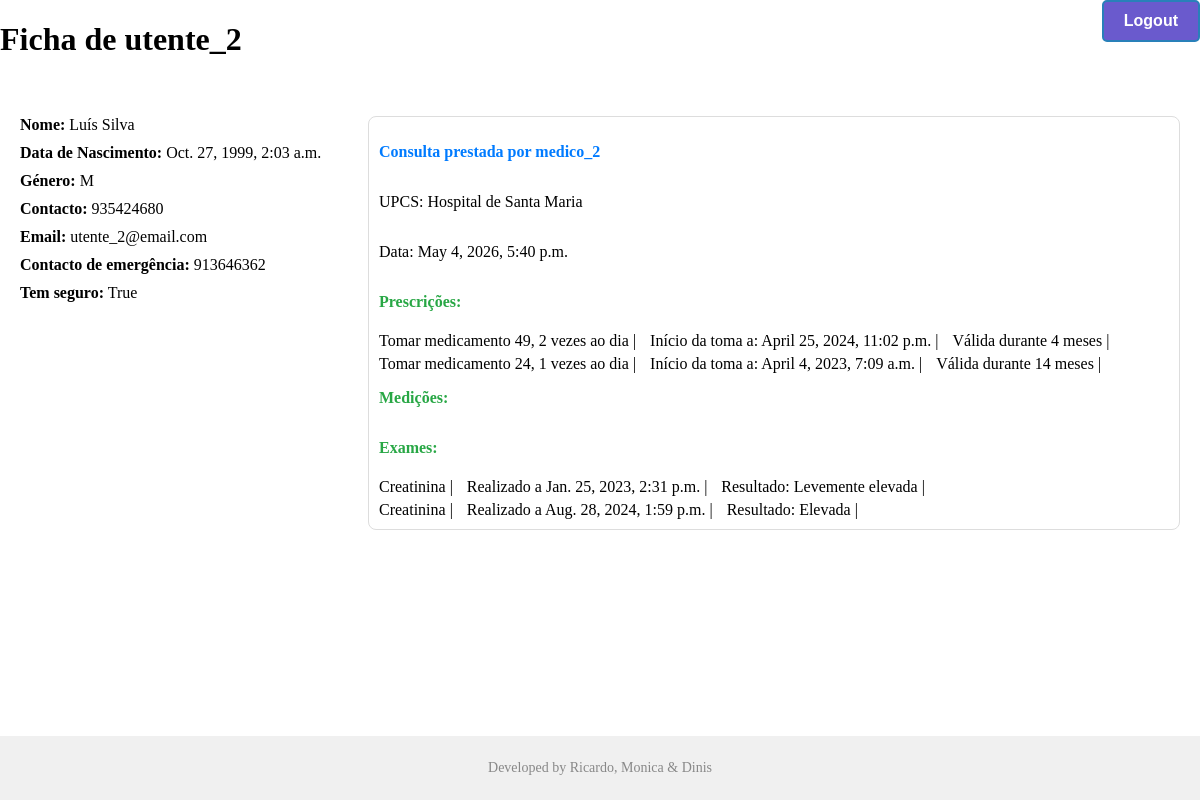
/hospital/utente/2/ (signed in), run on the app's committed database.
### hospital/models.py (models this page shows, shortened)
class Consulta(models.Model):
    utente = models.ForeignKey(Utente, on_delete=models.CASCADE)
    medico = models.ForeignKey(Medico, on_delete=models.CASCADE)
    unidade_saude = models.CharField(max_length=200, default="")
    data = models.DateTimeField(null=True)
    medicoes = models.ManyToManyField(Medicoes)
    prescricoes = models.ManyToManyField(Prescricoes)
    exames = models.ManyToManyField(Exame)

class Pessoa(models.Model):
    nome = models.CharField(max_length=40, unique=True) # usado como username
    primeiro_nome = models.CharField(max_length=40, default="")
    apelido = models.CharField(max_length=200, default="")
    data_nascimento = models.DateTimeField(default=None)
    genero = models.CharField(max_length=20,default="")
    telemovel = models.IntegerField(default="")
    email = models.CharField(max_length=60,default="")
    class Meta:
        abstract = True     # Comporta-se como um extends, contudo a tabela pessoa não é criada

class Utente(Pessoa):
    contacto_emergencia = models.IntegerField(default=0)
    tem_seguro = models.BooleanField(default=False)

class Medico(Pessoa):
    especialidade = models.CharField(max_length=40,default="")

class Medicamento(models.Model):
    nome = models.CharField(max_length=200, unique=True)
    dosagem = models.CharField(max_length=40, default="")
    fabricante = models.CharField(max_length=100, default="")
    precisa_prescricao = models.BooleanField(default="")

class Prescricoes(models.Model):
    medicamento = models.ManyToManyField(Medicamento)
    utente = models.ForeignKey(Utente, on_delete=models.CASCADE)
    medico = models.ForeignKey(Medico, on_delete=models.CASCADE)
    inicio_toma = models.DateTimeField(null=True)
    validade_prescricao = models.IntegerField(default=0)
    dose_diaria = models.IntegerField(default=0)

class Exame(models.Model):
    utente = models.ForeignKey(Utente, on_delete=models.CASCADE)
    medico = models.ForeignKey(Medico, on_delete=models.CASCADE, null=True)
    enfermeiro = models.ForeignKey(Enfermeiro, on_delete=models.CASCADE, null=True)
    data_realizacao = models.DateTimeField(null=True)
    nome_exame = models.CharField(max_length=40, default="")
    resultado = models.CharField(max_length=200, default="")

### hospital/views.py (the view)
# urls.py: path('utente', views.UtenteView.as_view( ),name='utente')
class UtenteView(LoginRequiredMixin,generic.DetailView):
    model = Consulta
    template_name = "hospital/utente.html"
    context_object_name = "consultas_utente"
    pk_url_kwarg = 'id'
    def get_object(self, queryset=None):
        return get_object_or_404(Utente, id=self.kwargs['id'])
    def get_context_data(self, **kwargs):
        context = super().get_context_data(**kwargs)
        utente = self.object
        consultas_utente = Consulta.objects.filter(utente=utente)
        context['consultas_utente'] = consultas_utente
        return context

### hospital/templates/hospital/utente.html (shortened to what this page needs)
<!DOCTYPE html>
<html lang="en">
<head>
    {% load static %}
    <link rel="stylesheet" href="{% static 'hospital/utente.css' %}">
</head>
<body>
    <div class="container">
        <div class="title">
            <h1 class="">Ficha de {{ consultas_utente.first.utente.nome }}</h1>
            <div class="actions">
                <form method="post" action="{% url 'hospital:logout' %}">
                    <button class="logout-button" type="submit">Logout</button>
                </form>
            </div>
        </div>
        <div class="content">
            <div class="utente-info">
                <ul>
                    <li><strong>Nome:</strong> {{ consultas_utente.first.utente.primeiro_nome }} {{ consultas_utente.first.utente.apelido }}</li>
                    <li><strong>Data de Nascimento:</strong> {{ consultas_utente.first.utente.data_nascimento }}</li>
                    <li><strong>Género:</strong> {{ consultas_utente.first.utente.genero }}</li>
                    <li><strong>Contacto:</strong> {{ consultas_utente.first.utente.telemovel }}</li>
                    <li><strong>Email:</strong> {{ consultas_utente.first.utente.email }}</li>
                    <li><strong>Contacto de emergência:</strong> {{ consultas_utente.first.utente.contacto_emergencia }}</li>
                    <li><strong>Tem seguro:</strong> {{ consultas_utente.first.utente.tem_seguro }}</li>
                </ul>
            </div>
            <ul class="consultation-list">
                {% for consulta in consultas_utente %}
                    <li class="consultation-item">
                        <p class="doctor-info">Consulta prestada por {{ consulta.medico.nome }}</p>
                        <p class="unidade-saude">UPCS: {{ consulta.unidade_saude }}</p>
                        <p class="data-consulta">Data: {{ consulta.data }}</p>
                        <p class="prescription-heading">Prescrições:</p>
                            {% for prescricao in consulta.prescricoes.all %}
                                {% for medicamento in prescricao.medicamento.all %}
                                <ul class="prescription-list">
                                    <li>Tomar {{ medicamento.nome }}, {{prescricao.dose_diaria}} vezes ao dia |</li>
                                    <li>Início da toma a: {{prescricao.inicio_toma}} |</li>
                                    <li>Válida durante {{prescricao.validade_prescricao}} meses |</li>
                                </ul>
                                {% endfor %}
                            {% endfor %}
                        <p class="measurements-heading">Medições:</p>
                        <p class="exams-heading">Exames:</p>
                            {% for exame in consulta.exames.all %}
                                <ul class="exams-list">
                                    <li>{{ exame.nome_exame }} |</li>
                                    <li>Realizado a {{ exame.data_realizacao }} |</li>
                                    <li>Resultado: {{ exame.resultado }} |</li>
                                </ul>
                            {% endfor %}
                    </li>
                {% endfor %}
            </ul>
        </div>
         <div class="footnote">
            <p>Developed by Ricardo, Monica & Dinis</p>
        </div>
    </div>
</body>
</html>

### hospital/static/hospital/utente.css (style rules this page uses)
body, html { margin: 0; padding: 0; height: 100vh; }
.container { display: flex; flex-direction: column; height: 100%; }
.title { display:flex; flex-direction: row; justify-content: space-between; }
.content { display: flex; justify-content: space-between; padding: 20px; flex-grow: 1; align-items: flex-start; }
.utente-info { width: 30%; }
.utente-info ul { list-style: none; padding: 0; }
.utente-info li { margin-bottom: 10px; }
.consultation-list { flex-grow: 1; list-style: none; padding: 0; }
.consultation-item { display: flex; flex-direction: column; border: 1px solid #ddd; margin-bottom: 20px; padding: 10px; border-radius: 8px; }
.consultation-item .doctor-info { font-weight: bold; color: #007BFF; }
.prescription-list, .measurements-list, .exams-list { list-style: none; padding: 0; margin-top: 5px; }
.prescription-heading, .measurements-heading, .exams-heading { font-weight: bold; color: #28A745; }
.prescription-list li, .measurements-list li, .exams-list li { display: inline-block; margin-right: 10px; }
.footnote { padding: 10px; background-color: #f0f0f0; text-align: center; border-radius: 0; font-size: 14px; color: #888; }
.logout-button { display: inline-block; padding: 10px 20px; font-size: 16px; font-weight: bold; text-align: center; text-decoration: none; cursor: pointer; border-radius: 5px; background-color: #6a5acd; color: #fff; border: 2px solid #2980b9; transition: background-color 0.3s ease, color 0.3s ease; }

### data on the page
Consulta: first.utente.nome "utente_2", first.utente.primeiro_nome "Luís", first.utente.apelido "Silva", first.utente.data_nascimento "Oct. 27, 1999, 2:03 a.m.", first.utente.genero "M", first.utente.telemovel "935424680", first.utente.email "utente_2@email.com", first.utente.contacto_emergencia "913646362", first.utente.tem_seguro "True", medico.nome "medico_2", unidade_saude "Hospital de Santa Maria", data "May 4, 2026, 5:40 p.m."
Prescricoes: dose_diaria "2", inicio_toma "April 25, 2024, 11:02 p.m.", validade_prescricao "4"
Medicamento: nome "medicamento 49"
Prescricoes: dose_diaria "1", inicio_toma "April 4, 2023, 7:09 a.m.", validade_prescricao "14"
Medicamento: nome "medicamento 24"
Exame: nome_exame "Creatinina", data_realizacao "Jan. 25, 2023, 2:31 p.m.", resultado "Levemente elevada"
Exame: nome_exame "Creatinina", data_realizacao "Aug. 28, 2024, 1:59 p.m.", resultado "Elevada"
